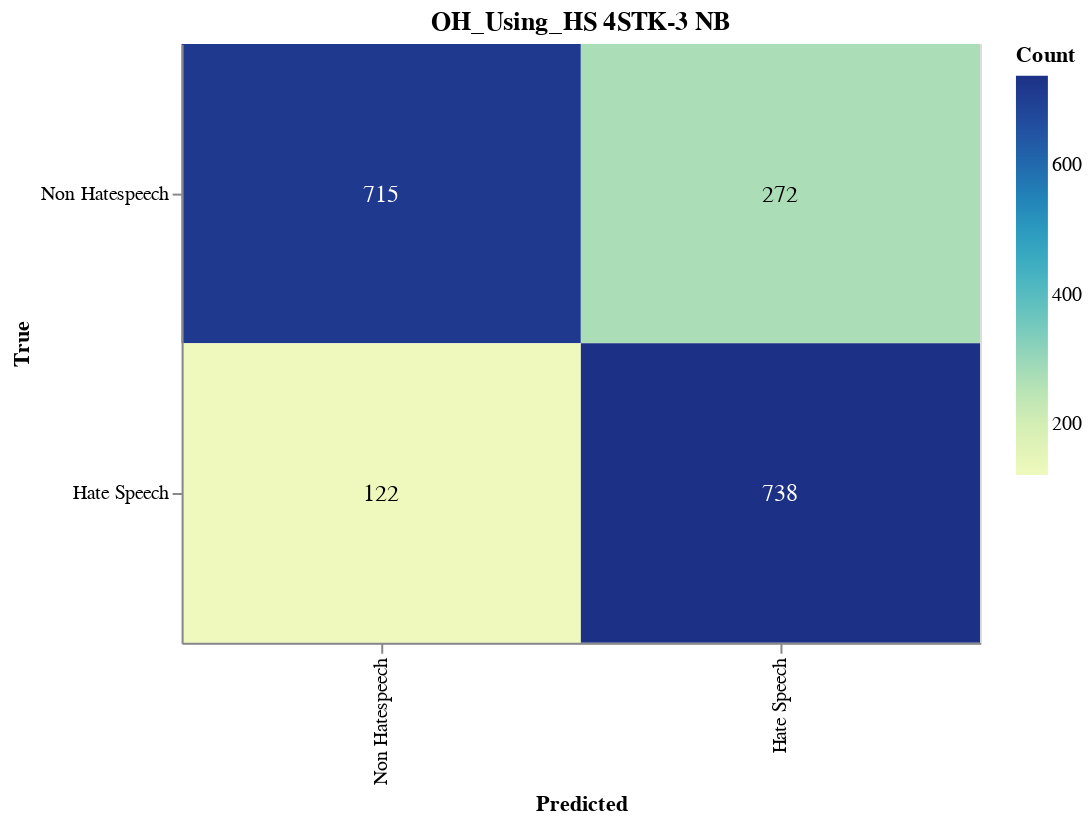

Notebook code for this chart:
### Markdown cell above
#### Save CM

### Code cell
import altair as alt
import altair_saver
import pandas as pd
from sklearn.metrics import confusion_matrix

# Calculate the confusion matrix
cm = confusion_matrix(y_val, adjusted_predictions)

# Define class names
class_names = ['Non Hatespeech', 'Hate Speech']

# Convert confusion matrix to DataFrame
cm_df = pd.DataFrame(cm, index=class_names, columns=class_names).reset_index().melt(id_vars='index')
cm_df.columns = ['True', 'Predicted', 'Count']

# Ensure the order of categories
cm_df['True'] = pd.Categorical(cm_df['True'], categories=class_names, ordered=True)
cm_df['Predicted'] = pd.Categorical(cm_df['Predicted'], categories=class_names, ordered=True)

# Create the Altair plot
heatmap = alt.Chart(cm_df).mark_rect().encode(
    x=alt.X('Predicted:O', sort=class_names),
    y=alt.Y('True:O', sort=class_names),
    color='Count:Q',
    tooltip=['True', 'Predicted', 'Count']
).properties(
    width=400,
    height=300,
    title='OH_Using_HS 4STK-3 NB'
)

# Add text labels
text = heatmap.mark_text(
    align='center',
    baseline='middle',
    fontSize=12
).encode(
    text='Count:Q',
    color=alt.condition(
        alt.datum.Count > cm.max() / 2,
        alt.value('white'),
        alt.value('black')
    )
)

# Combine heatmap and text
final_chart = heatmap + text

# Display the plot
final_chart.show()

### Figure 1 — Vega-Lite specification as saved in the notebook (floating-point values rounded to 4 significant figures)
{"config": {"view": {"continuousWidth": 300, "continuousHeight": 300}}, "layer": [{"mark": {"type": "rect"}, "encoding": {"color": {"field": "Count", "type": "quantitative"}, "tooltip": [{"field": "True", "type": "ordinal"}, {"field": "Predicted", "type": "ordinal"}, {"field": "Count", "type": "quantitative"}], "x": {"field": "Predicted", "sort": ["Non Hatespeech", "Hate Speech"], "type": "ordinal"}, "y": {"field": "True", "sort": ["Non Hatespeech", "Hate Speech"], "type": "ordinal"}}, "title": "OH_Using_HS 4STK-3 NB"}, {"mark": {"type": "text", "align": "center", "baseline": "middle", "fontSize": 12}, "encoding": {"color": {"condition": {"test": "(datum.Count > 369.0)", "value": "white"}, "value": "black"}, "text": {"field": "Count", "type": "quantitative"}, "tooltip": [{"field": "True", "type": "ordinal"}, {"field": "Predicted", "type": "ordinal"}, {"field": "Count", "type": "quantitative"}], "x": {"field": "Predicted", "sort": ["Non Hatespeech", "Hate Speech"], "type": "ordinal"}, "y": {"field": "True", "sort": ["Non Hatespeech", "Hate Speech"], "type": "ordinal"}}, "title": "OH_Using_HS 4STK-3 NB"}], "data": {"name": "data-3ef6b0c8bd2b78901693c805b0aab80c"}, "height": 300, "width": 400, "$schema": "https://vega.github.io/schema/vega-lite/v5.17.0.json", "datasets": {"data-3ef6b0c8bd2b78901693c805b0aab80c": [{"True": "Non Hatespeech", "Predicted": "Non Hatespeech", "Count": 715}, {"True": "Hate Speech", "Predicted": "Non Hatespeech", "Count": 122}, {"True": "Non Hatespeech", "Predicted": "Hate Speech", "Count": 272}, {"True": "Hate Speech", "Predicted": "Hate Speech", "Count": 738}]}}
